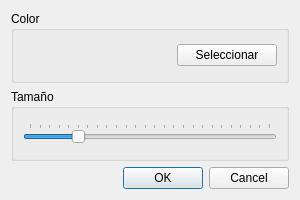
<?xml version="1.0" encoding="UTF-8"?>
<ui version="4.0">
 <class>Configuracion</class>
 <widget class="QDialog" name="Configuracion">
  <property name="geometry">
   <rect>
    <x>0</x>
    <y>0</y>
    <width>300</width>
    <height>200</height>
   </rect>
  </property>
  <property name="sizePolicy">
   <sizepolicy hsizetype="Fixed" vsizetype="Fixed">
    <horstretch>0</horstretch>
    <verstretch>0</verstretch>
   </sizepolicy>
  </property>
  <property name="windowTitle">
   <string>Dialog</string>
  </property>
  <layout class="QVBoxLayout" name="verticalLayout">
   <item>
    <widget class="QGroupBox" name="groupBox">
     <property name="title">
      <string>Color</string>
     </property>
     <layout class="QHBoxLayout" name="horizontalLayout">
      <item>
       <widget class="QWidget" name="wigetColor" native="true">
        <property name="minimumSize">
         <size>
          <width>50</width>
          <height>0</height>
         </size>
        </property>
        <property name="autoFillBackground">
         <bool>false</bool>
        </property>
       </widget>
      </item>
      <item>
       <widget class="QPushButton" name="btnColor">
        <property name="maximumSize">
         <size>
          <width>100</width>
          <height>16777215</height>
         </size>
        </property>
        <property name="text">
         <string>Seleccionar</string>
        </property>
       </widget>
      </item>
     </layout>
    </widget>
   </item>
   <item>
    <widget class="QGroupBox" name="groupBox_2">
     <property name="title">
      <string>Tamaño</string>
     </property>
     <layout class="QHBoxLayout" name="horizontalLayout_2">
      <item>
       <widget class="QSlider" name="inDimension">
        <property name="maximum">
         <number>25</number>
        </property>
        <property name="pageStep">
         <number>5</number>
        </property>
        <property name="value">
         <number>5</number>
        </property>
        <property name="orientation">
         <enum>Qt::Horizontal</enum>
        </property>
        <property name="tickPosition">
         <enum>QSlider::TicksAbove</enum>
        </property>
       </widget>
      </item>
     </layout>
    </widget>
   </item>
   <item>
    <widget class="QDialogButtonBox" name="buttonBox">
     <property name="orientation">
      <enum>Qt::Horizontal</enum>
     </property>
     <property name="standardButtons">
      <set>QDialogButtonBox::Cancel|QDialogButtonBox::Ok</set>
     </property>
    </widget>
   </item>
  </layout>
 </widget>
 <resources/>
 <connections>
  <connection>
   <sender>buttonBox</sender>
   <signal>accepted()</signal>
   <receiver>Configuracion</receiver>
   <slot>accept()</slot>
   <hints>
    <hint type="sourcelabel">
     <x>248</x>
     <y>254</y>
    </hint>
    <hint type="destinationlabel">
     <x>157</x>
     <y>274</y>
    </hint>
   </hints>
  </connection>
  <connection>
   <sender>buttonBox</sender>
   <signal>rejected()</signal>
   <receiver>Configuracion</receiver>
   <slot>reject()</slot>
   <hints>
    <hint type="sourcelabel">
     <x>316</x>
     <y>260</y>
    </hint>
    <hint type="destinationlabel">
     <x>286</x>
     <y>274</y>
    </hint>
   </hints>
  </connection>
 </connections>
</ui>
